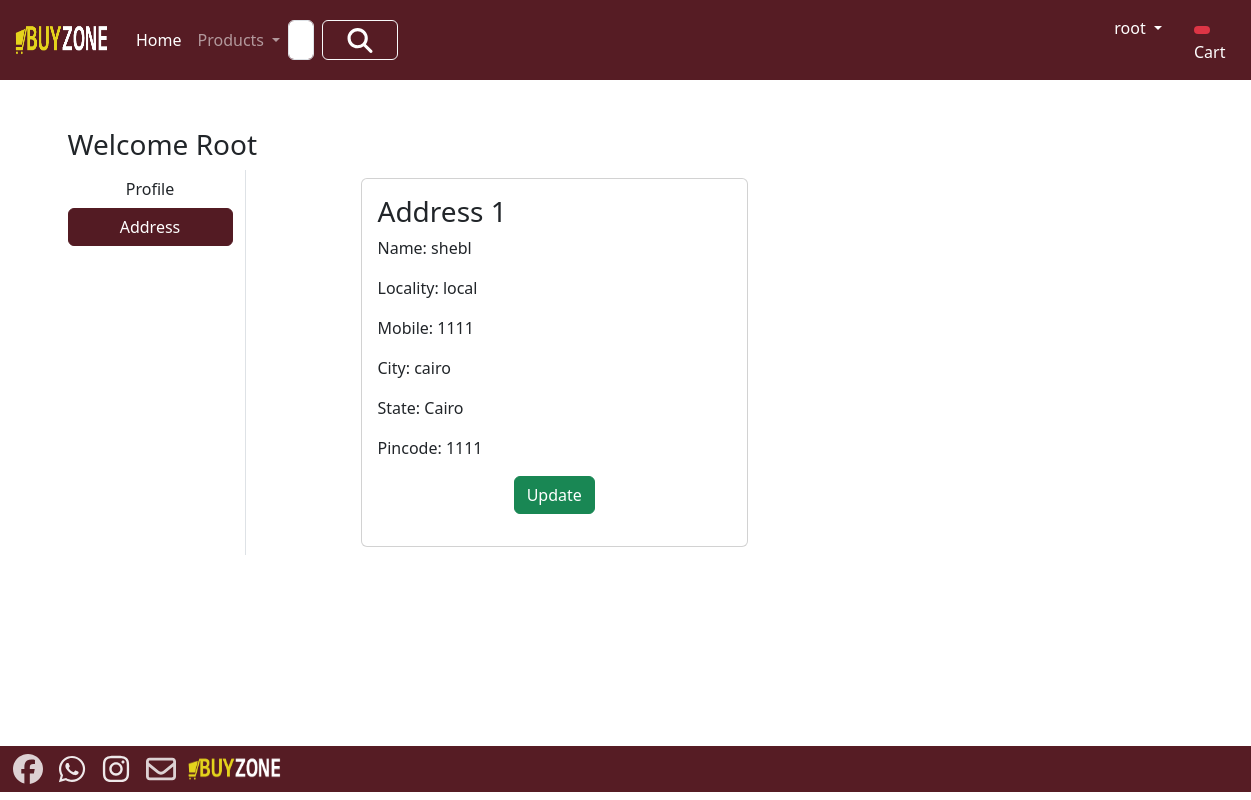
The page /address/ (signed in) on the database its author committed.
### app/models.py (models this page shows, shortened)
class Customer(models.Model):
     user = models.ForeignKey(User,on_delete=models.CASCADE)
     name = models.CharField(max_length=200)
     locality = models.CharField(max_length=200)
     city = models.CharField(max_length=50)
     mobile = models.IntegerField(default=0)
     zipcode = models.IntegerField()
     state = models.CharField(choices=STATE_CHOICES,max_length=100)

### app/views.py (the view)
class AddressView(View):
    def get(self, request):
        add = Customer.objects.filter(user=request.user)
        totalitem = 0
        if request.user.is_authenticated:
            totalitem = len(Cart.objects.filter(user=request.user))
        return render(request, 'app/address.html', {'add': add})

### app/templates/app/address.html (shortened to what this page needs)
{% extends 'app/base.html' %}
{% load static %}
{% block main-content %}
<div class="container my-5">
    <div class="row">
        <h3>Welcome <span class="text-capitalize">{{request.user}}</span></h3>
        <div class="col-sm-2 border-end">
            <ul class="list-unstyled">
                <li class="d-grid"><a href="{% url 'profile' %}" class="btn">Profile</a></li>
                <li class="d-grid"><a href="{% url 'address' %}" class="btn btn-primary">Address</a></li>
            </ul>
        </div>
        <div class="col-sm-9 offset-sm-1">
            <div class="row">
                {% for ad in add %}
                <div class="col-sm-6">
                    <div class="card m-2">
                        <div class="card-body">
                            <h3>Address {{forloop.counter}}</h3>
                            <p>Name: {{ad.name}}</p>
                            <p>Locality: {{ad.locality}}</p>
                            <p>Mobile: {{ad.mobile}}</p>
                            <p>City: {{ad.city}}</p>
                            <p>State: {{ad.state}}</p>
                            <p>Pincode: {{ad.zipcode}}</p>
                            <p class="text-center"><a href="{% url 'updateAddress' pk=ad.id %}" type="button" class="btn btn-success">Update</a></p>
                        </div>
                    </div>
                </div>
                {% endfor %}
            </div>
        </div>
    </div>
</div>
{% endblock main-content %}

### app/templates/app/base.html (shortened to what this page needs)
<!DOCTYPE html>
{% load static %}
<html lang="en">
<head>
    <link href="https://cdn.jsdelivr.net/npm/bootstrap@5.3.3/dist/css/bootstrap.min.css" rel="stylesheet">
    <link rel = "stylesheet" href = "{% static 'app/css/owl.carousel.min.css' %}"/>
    <link rel = "stylesheet" href = "{% static 'app/css/style.css' %}"/>
    <link rel = "stylesheet" href = "{% static 'app/css/all.min.css' %}"/>
</head>
<body style="min-height:89vh;position: relative;">
    <nav class="navbar navbar-expand-lg navbar-dark " style ="background-color : #561c24;">
      <div class="container-fluid">
        <a class="navbar-brand" href="/">
            <img src = "{% static "app/images/product/BuyZoneLast.png" %}" width = "100" height = "40" >
        </a>
        <div class="collapse navbar-collapse" id="navbarSupportedContent">
          <ul class="navbar-nav me-auto mb-2 mb-lg-0">
            {% if request.user.is_authenticated %}
            <li class="nav-item">
              <a class="nav-link active" aria-current="page" href="/">Home</a>
            </li>
            <li class="nav-item dropdown">
              <a class="nav-link dropdown-toggle" href="#" role="button" data-bs-toggle="dropdown" aria-expanded="false">
                Products
              </a>
            </li>
          </ul>
          <form class="d-flex" role="search" action="/search" style="margin-right :700px  " >
            <input class="form-control me-2" type="search" placeholder="Search" name = "search" aria-label="Search">
            <button class="btn btn-outline-light" type="submit" style ="--bs-btn-hover-bg: #7d1624;">
              <img src = "{% static "app/images/product/magnifying-glass-solid.svg" %}" width = "50" height = "25" >
            </button>
          </form>
        </div>
        <ul class="navbar-nav me-auto mb-2 mb-lg-0">
            <li class="nav-item dropdown mx-2">
            {% if request.user.is_authenticated %}
              {% if request.user.first_name %}
                  <a class="nav-link dropdown-toggle text-white" href="#" id="profileDropdown" data-bs-toggle="dropdown" aria-expanded="false">
                      {{ request.user.first_name }}
                  </a>
              {% else %}
                  <a class="nav-link dropdown-toggle text-white" href="#" id="profileDropdown" data-bs-toggle="dropdown" aria-expanded="false">
                      {{ request.user.username }}
                  </a>
              {% endif %}
              {% endif %}
            </li>
            <li class="nav-item mx-2">
              <a class="nav-link text-white" href="{% url 'showcart'%}">
                <span class="badge bg-danger">
                </span>
                Cart
            </a>
            </li>
            {% endif %}
        </ul>
  </div>
</nav>
{% block main-content %}{% endblock main-content %}
    <Footer class="container-fluid  text- p-2 mt-5" style="position: absolute; bottom: -80px ; diplay :flex; justify-content: space-between; background-color : #561c24;" >
      <a href="https://www.facebook.com/people/BuyZone/61559260412941/?is_tour_dismissed"  target="_blank" >
        <img src = "{% static "app/images/product/facebook.svg" %}"  width = "40" height = "30"    style= "opacity: 0.8;" >
      </a>
      <a href="https://chat.whatsapp.com/IlkDXPRBht4LQgg2ZSD2h3" target="_blank" >
        <img src = "{% static "app/images/product/whatsapp.svg" %}"  width = "40" height = "30" style= "opacity: 0.9;">
      </a>
      <a href="#" target="_blank" >
        <img src = "{% static "app/images/product/instagram.svg" %}"  width = "40" height = "30" style= "opacity: 0.9;">
      </a >
      <a href="#" target="_blank" >
        <img src = "{% static "app/images/product/envelope-regular.svg" %}" width = "40" height = "30" style= "opacity: 0.8;">
      </a>
      <img src = "{% static "app/images/product/BuyZoneLast.png" %}" width = "100" height = "30" >
    </Footer>
</body>
</html>

### app/static/app/css/style.css (style rules this page uses)
.btn-primary { --bs-btn-color: #fff; --bs-btn-bg: #531b23 !important; --bs-btn-border-color: #531b23 !important; --bs-btn-hover-color: #fff; --bs-btn-hover-bg: #a03141 !important; --bs-btn-hover-border-color: #a03141 !important; --bs-btn-focus-shadow-rgb: 49, 132, 253; --bs-btn-active-color: #fff; --bs-btn-active-bg: #a03141 !important; --bs-btn-active-border-color: #a03141 !important; --bs-btn-active-shadow: inset 0 3px 5px rgba(0, 0, 0, 0.125); --bs-btn-disabled-color: #fff; --bs-btn-disabled-bg: #531b23 !important; --bs-btn-disabled-border-color: #531b23 !important; }

### rows shown on the page
Customer: name "shebl", locality "local", mobile "1111", city "cairo", state "Cairo", zipcode "1111"

### other values the page prints
{{ request.user.username }} "root"
{{ request.user }} "Root"
